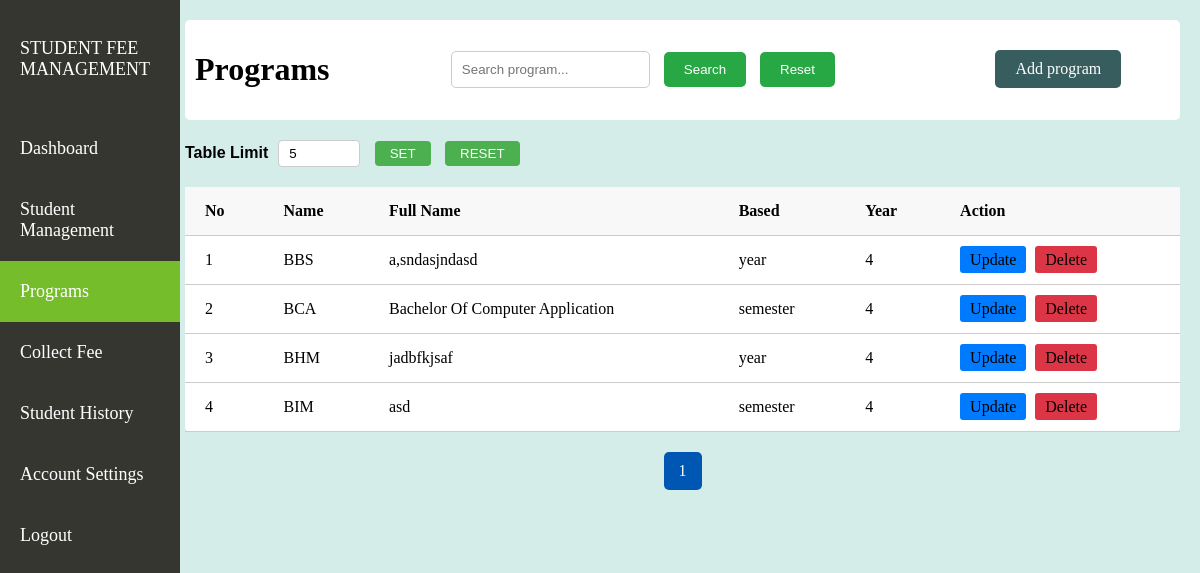
The page /faculty.php on the database its author committed.
### tables this page shows
CREATE TABLE `program` (
  `pid` int(11) NOT NULL,
  `pname` varchar(255) NOT NULL,
  `pbased` varchar(50) NOT NULL,
  `pfullname` varchar(255) DEFAULT NULL,
  `pyear` int(11) DEFAULT NULL
);

### faculty.php (the view, shortened to what this page needs)
<?php include 'db/connection.php';
$where = "";
$default_limit = 5;
$limit = isset($_GET['limit']) ? (int)$_GET['limit'] : $default_limit;
$page = isset($_GET['page']) ? (int)$_GET['page'] : 1;
$offset = ($page - 1) * $limit;
$counter = ($page - 1) * $limit + 1;
$total_result = mysqli_query($conn, "SELECT COUNT(*) as total FROM program $where");
$total_row = mysqli_fetch_assoc($total_result);
$total_records = $total_row['total'];
$total_pages = ceil($total_records / $limit);
$sort_order = isset($_GET['order']) && $_GET['order'] == 'asc' ? 'asc' : 'desc';
$new_sort_order = $sort_order === 'asc' ? 'desc' : 'asc';
$select = "SELECT * FROM program $where ORDER BY pname LIMIT $limit OFFSET $offset";
$result = mysqli_query($conn, $select);
?>
<!DOCTYPE html>
<html lang="en">
<head>
    <link rel="stylesheet" href="index.css">
</head>
<?php include 'dashhead.php'; ?>
<body class="faculty_body">
    <div class="faculty_contents">
        <div class="faculty_header">
            <div class="faculty_heading">
                <h1>Programs</h1>
            </div>
            <div class="faculty_search">
                <form action="" method="GET">
                    <input type="text" name="search" placeholder="Search program..." value="<?php echo isset($_GET['search']) ? htmlspecialchars($_GET['search']) : ''; ?>">
                    <button type="submit">Search</button>
                    <button type="button" onclick="window.location.href='faculty.php';">Reset</button>
                </form>
            </div>
            <div class="faculty_add">
                <a href="addfaculty.php">Add program</a>
            </div>
        </div>
        <div class="faculty_table_limit">
            <label>Table Limit</label>
            <form id="facultyLimitForm" action="" method="GET">
                <input class="faculty_limit" type="text" id="facultyLimitInput" name="limit" value="<?php echo isset($_GET['limit']) ? (int)$_GET['limit'] : 5; ?>">
                <button type="submit">SET</button>
                <button type="button" onclick="resetFacultyLimit()">RESET</button>
            </form>
        </div>
        <div class="faculty_table">
            <table>
                <thead>
                    <tr>
                        <th>No</th>
                        <th><a href="?page=<?php echo $page; ?>&limit=<?php echo $limit; ?>&order=<?php echo $new_sort_order; ?>&search=<?php echo isset($_GET['search']) ? urlencode($_GET['search']) : ''; ?>">
                                Name
                            </a>
                        </th>
                        <th>Full Name</th>
                        <th>Based</th>
                        <th>Year</th>
                        <th>Action</th>
                </thead>
                <tbody>
                    <?php
                    while ($row = mysqli_fetch_assoc($result)) {
                    ?>
                        <tr>
                            <td><?php echo $counter; ?></td>
                            <td><?php echo htmlspecialchars($row["pname"]); ?></td>
                            <td><?php echo htmlspecialchars($row["pfullname"]); ?></td>
                            <td><?php echo htmlspecialchars($row["pbased"]); ?></td>
                            <td><?php echo htmlspecialchars($row["pyear"]); ?></td>
                            <td class="faculty_action_buttons">
                                <a href="actions/facultyUpdate.php?update=<?php echo $row['pid']; ?>" class="faculty_update">Update</a>
                                <a href="actions/facultyDelete.php?delete=<?php echo $row['pid']; ?>" class="faculty_delete" onclick="return confirm('Are you sure you want to delete this faculty?');">Delete</a>
                            </td>
                        </tr>
                    <?php
                        $counter++;
                    }
                    ?>
                </tbody>
            </table>
        </div>
        <div class="faculty_pagination">
            <?php for ($i = 1; $i <= $total_pages; $i++) : ?>
                <a href="?page=<?php echo $i; ?>&search=<?php echo isset($_GET['search']) ? urlencode($_GET['search']) : ''; ?>&limit=<?php echo $limit; ?>" <?php if ($i == $page) echo 'class="active"'; ?>><?php echo $i; ?></a>
            <?php endfor; ?>
        </div>
    </div>
</body>
</html>

### index.css (style rules this page uses)
.dashhead_body { background-color: rgb(213, 237, 233); padding: 0; margin: 0; }
.faculty_contents { margin-left: 15%; padding: 20px; padding-left: 5px; }
.faculty_header { display: flex; justify-content: space-between; margin-bottom: 20px; background-color: #fff; padding: 10px; border-radius: 5px; }
.faculty_header a { text-decoration: none; color: white; display: inline-block; background-color: #375d5e; padding: 10px 20px; border-radius: 5px; margin-top: 20px; }
.faculty_add { margin-right: 5%; }
.faculty_search { display: flex; align-items: center; margin-right: 3%; }
.faculty_search input { padding: 10px; margin-right: 10px; border: 1px solid #ccc; border-radius: 5px; }
.faculty_search button { padding: 10px 20px; border: none; background-color: #28a745; color: white; border-radius: 5px; cursor: pointer; margin-right: 10px; }
.faculty_table_limit { display: flex; align-items: center; margin-bottom: 20px; font-family: Arial, sans-serif; }
.faculty_table_limit label { margin-right: 10px; font-weight: bold; }
.faculty_limit { padding: 5px 10px; border: 1px solid #ccc; border-radius: 4px; margin-right: 10px; width: 60px; }
.faculty_table_limit button { padding: 5px 15px; background-color: #4CAF50; color: white; border: none; border-radius: 4px; cursor: pointer; margin-right: 10px; }
.faculty_table table { width: 100%; border-collapse: collapse; background-color: #fff; border-radius: 5px; }
.faculty_table th, .faculty_table td { padding: 15px 20px; text-align: left; border-bottom: 1px solid #ccc; }
.faculty_table th { background-color: #f8f8f8; }
.faculty_table th a, .faculty_table td a { text-decoration: none; color: black; }
.faculty_action_buttons a { text-decoration: none; padding: 5px 10px; margin-right: 5px; border-radius: 3px; }
.faculty_update { background-color: #007bff; color: white; }
.faculty_delete { background-color: #dc3545; color: white; }
.faculty_pagination { display: flex; justify-content: center; margin-top: 20px; }
.faculty_pagination a { margin: 0 5px; padding: 10px 15px; background-color: #007bff; color: white; text-decoration: none; border-radius: 5px; }
.faculty_pagination a.active { background-color: #0056b3; }

### rows shown on the page
program: pname "BBS", pfullname "a,sndasjndasd", pbased "year", pyear "4"
program: pname "BCA", pfullname "Bachelor Of Computer Application", pbased "semester", pyear "4"
program: pname "BHM", pfullname "jadbfkjsaf", pbased "year", pyear "4"
program: pname "BIM", pfullname "asd", pbased "semester", pyear "4"
